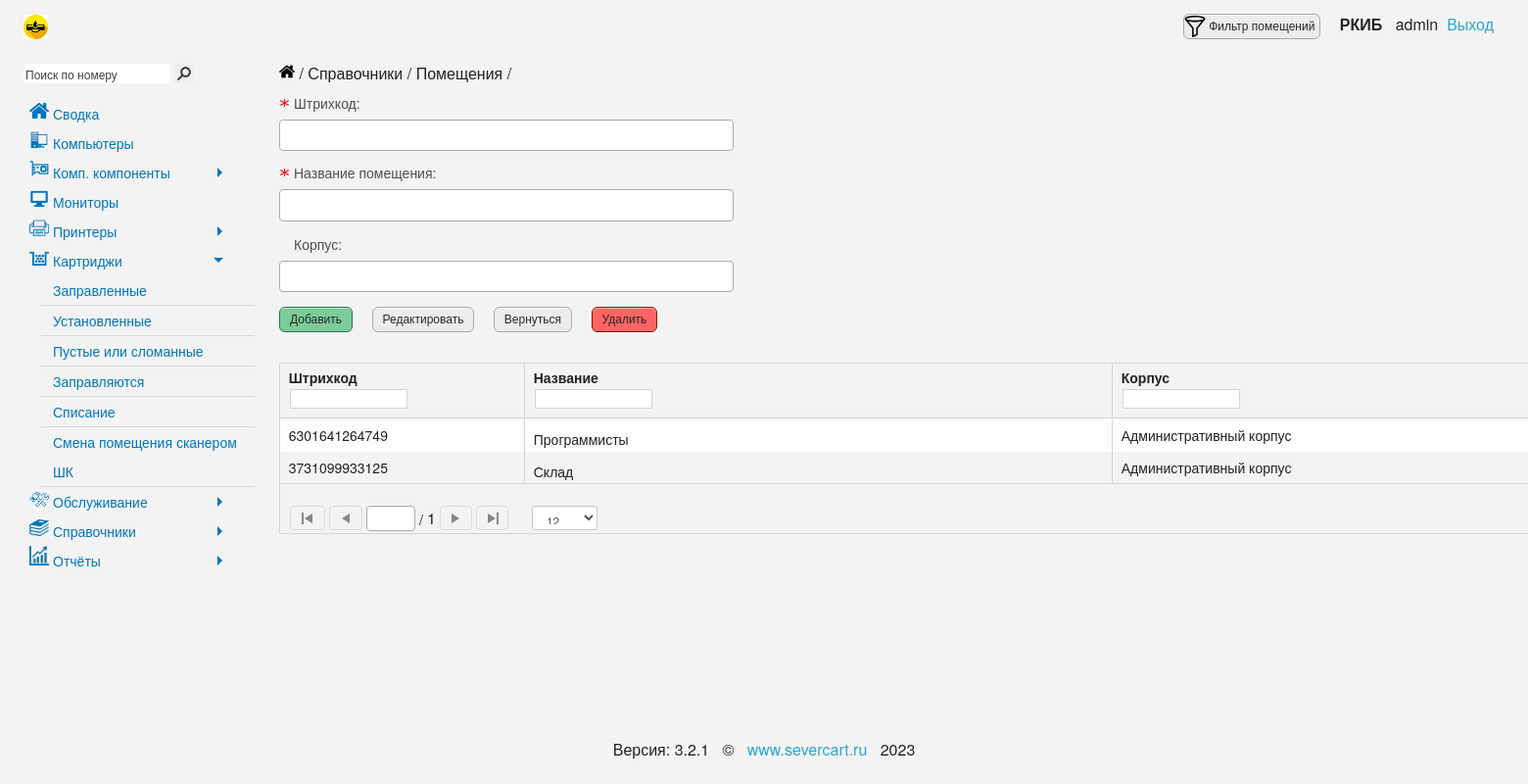
/cartridge/tree_list/, run on the app's committed database.
### cartridge/models.py (models this page shows, shortened)
class Placements(models.Model):  # Помещения
    barcode = models.IntegerField('Штрихкод', unique=True, db_index=True)
    name = models.CharField("Помещение", max_length=50, unique=True, db_index=True)
    branch = models.CharField("Корпус", max_length=50, blank=True, null=True)
    class Meta:
        verbose_name = 'Помещение'
        verbose_name_plural = 'Помещения'

### cartridge/views.py (the view, shortened to what this page needs)
# urls.py: path('tree_list/', tree_list, name='tree_list'),
@csrf_protect
@ensure_csrf_cookie
def tree_list(request):
    place = Placements.objects.order_by('name')
    count = Placements.objects.count()
    error = ''
    display = 'none'
    name = ''
    msg_display = 'none'
    err_display = 'none'
    form = PlacementsForm()
    data = {
        'form': form,
        'error': error,
        'display': display,
        'msg_display': msg_display,
        'err_display': err_display,
        'name': name,
        'place': place,
        'count': count
    }
    return render(request, 'cartridge/tree_list.html', data)

### cartridge/forms.py
class PlacementsForm(ModelForm):  # форма Помещения
    class Meta:
        model = Placements
        fields = ['barcode', 'name', 'branch']
        widgets = {
            'name': TextInput(attrs={
                'required': "True",
            }),
            'branch': TextInput(attrs={
                'name': 'branch',
            }),
            'barcode': NumberInput(attrs={
                'name': 'number_barcode',
                'id': "id_barcode"
            })
        }

### cartridge/templates/cartridge/tree_list.html (shortened to what this page needs)
{% extends 'cartridge/base.html' %}
{% block submenu %}Справочники / Помещения{% endblock %}
{% block content %}
    <div ng-controller="MainCtrl" class="ng-scope">
        <div class="row">
            <form action="" method="POST">
                <div class="large-4 columns">
                    <label class="required">Штрихкод:</label>
                    {{ form.barcode }}
                    <label class="required">Название помещения:</label>
                    {{ form.name }}
                    <label>Корпус:</label>
                    {{ form.branch }}
                </div>
                <div class="row marginTop">
                    <div class="large-12 columns" style="padding-left: 30px;">
                        <button class="button success" type="submit">Добавить</button>
                        <a class="button no_follow edit_node" href="#">Редактировать</a>
                        <a href="{% url 'add_items' %}" class="button">Вернуться</a>
                        <a class="button alert del_node" >Удалить</a>
                    </div>
            </form>
        </div>
    </div>
    <div class="row marginTop">
        <div class="large-12 columns ">
            <div class="ui-grid grid1675336387607" id="grid1">
                <div class="ui-grid-contents-wrapper">
                    <div class="ui-grid-render-container">
                        <div class="ui-grid-header">
                            <div class="ui-grid-top-panel">
                                <div class="ui-grid-header-viewport">
                                    <div class="ui-grid-header-canvas">
                                        <div class="ui-grid-header-cell-wrapper">
                                            <div role="row" class="ui-grid-header-cell-row">
                                                <div class="ui-grid-header-cell ui-grid-coluiGrid-0007">
                                                    <div role="button" tabindex="0" class="ui-grid-cell-contents">
                                                        <span class="ui-grid-header-cell-label" id="1675336387607-uiGrid-0007-header-text">Штрихкод</span>
                                                        <div class="ui-grid-filter-container">
                                                            <input type="text" class="ui-grid-filter-input" aria-label="Фильтр столбца" placeholder="">
                                                        </div>
                                                    </div>
                                                </div>
                                                <div class="ui-grid-header-cell ui-grid-coluiGrid-0006">
                                                    <div role="button" tabindex="0" class="ui-grid-cell-contents">
                                                        <span class="ui-grid-header-cell-label" id="1675336387607-uiGrid-0006-header-text">Название</span>
                                                    </div>
                                                    <div class="ui-grid-filter-container">
                                                        <input type="text" class="ui-grid-filter-input" aria-label="Фильтр столбца" placeholder="">
                                                    </div>
                                                </div>
                                                <div class="ui-grid-header-cell ui-grid-coluiGrid-0008">
                                                    <div role="button" tabindex="0" class="ui-grid-cell-contents">
                                                        <span class="ui-grid-header-cell-label" id="1675336387607-uiGrid-0008-header-text">Корпус</span>
                                                    </div>
                                                    <div class="ui-grid-filter-container">
                                                        <input type="text" class="ui-grid-filter-input" aria-label="Фильтр столбца" placeholder="">
                                                    </div>
                                                </div>
                                            </div>
                                        </div>
                                    </div>
                                </div>
                            </div>
                        </div>
                        <div class="ui-grid-viewport" style="overflow: hidden;">
                            <div class="ui-grid-canvas">
                                {% if place %}
                                    {% for el in place %}
                                        <div class="ui-grid-row ng-scope">
                                            <div class="ui-grid-cell ui-grid-coluiGrid-0007" id="1675770373642-0-uiGrid-0007-cell">
                                                <div class="ui-grid-cell-contents">{{ el.barcode }}</div>
                                            </div>
                                            <div class="ui-grid-cell ui-grid-coluiGrid-0006" id="1675770373642-0-uiGrid-0006-cell">
                                                <p class="ng-scope">
                                                    <span class="ou_5">{{ el.name }}</span>
                                                </p>
                                            </div>
                                            <div class="ui-grid-cell ui-grid-coluiGrid-0006" id="1675770373642-0-uiGrid-0008-cell">
                                                <div class="ui-grid-cell-contents">{{ el.branch }}</div>
                                            </div>
                                        </div>
                                    {% endfor %}
                                {% endif %}
                            </div>
                        </div>
                    </div>
                </div>
                <div class="ui-grid-pager-panel">
                    <div class="ui-grid-pager-container">
                        <div class="ui-grid-pager-control">
                            <button type="button" class="ui-grid-pager-first" title="Первая страница" aria-label="Первая страница" disabled="disabled">
                                <div class="first-triangle">
                                    <div class="first-bar"></div>
                                </div>
                            </button>
                            <button type="button" class="ui-grid-pager-previous" title="Предыдущая страница" aria-label="Предыдущая страница"
                                    disabled="disabled">
                                <div class="first-triangle prev-triangle"></div>
                            </button>
                            <input type="number" class="ui-grid-pager-control-input" title="Выбранная страница" aria-label="Выбранная страница">
                            <span class="ui-grid-pager-max-pages-number">
                                <abbr title="из">/ </abbr>1
                            </span>
                            <button type="button" class="ui-grid-pager-next" title="Следующая страница" aria-label="Следующая страница" disabled="disabled">
                                <div class="last-triangle"></div>
                            </button>
                            <button type="button" class="ui-grid-pager-last" title="Последняя страница" aria-label="Последняя страница" disabled="disabled">
                                <div class="last-triangle">
                                    <div class="last-bar"></div>
                                </div>
                            </button>
                        </div>
                        <div class="ui-grid-pager-row-count-picker">
                            <select class="ng-pristine ng-untouched ng-valid ng-not-empty" aria-labelledby="1675336387607-items-per-page-label">
                                <option label="12" value="number:12" selected="selected">12</option>
                            </select>
                        </div>
                    </div>
                </div>
            </div>
        </div>
    </div>
    </div>
{% endblock %}

### cartridge/templates/cartridge/static/css/style.css (style rules this page uses)
html, body { height: 100%; }
body { background: #f3f3f3; }
form label { margin-bottom: 10px; }
a, a:hover, a:focus { outline: none; }
div.wrapper form label, div.wrapper form input { display: inline-block; }
form input[type="text"], form input[type="password"] { margin: 0; }
.marginTop, form input[type="submit"].marginTop { margin-top: 15px; }
input[type='email'], input[type='number'], input[type='text'] { margin: 0; }
body input[type="text"], body input[type="password"], body input[type="date"], body input[type="datetime"], body input[type="datetime-local"], body input[type="month"], body input[type="week"], body input[type="email"], body input[type="number"], body input[type="search"], body input[type="tel"], body input[type="time"], body input[type="url"], body textarea { border-radius: 4px; border: 1px solid #aaa; box-shadow: none; -webkit-box-shadow: none; }
div.wrapper label.required, label.required { text-align: left; background: url('../img/aster.png') left center no-repeat; display: block; }
label { padding-left: 15px; }
a.button, input[type="submit"].button, button.button, label.button, label.button:focus, a.button:focus, input[type="submit"].button:focus, button.button:focus { outline: 0; padding: 0 10px; color: #282828; -webkit-border-radius: 6px; -moz-border-radius: 6px; border-radius: 6px; background-color: #ececec; border: 1px solid #a8a8a8; cursor: pointer; font-weight: normal; text-decoration: none; text-align: center; height: 26px; line-height: 25px; display: inline-block; vertical-align: middle; margin: 0 15px 0 0; font-family: arial, sans-serif; font-weight: normal; font-size: 12px; }
button.success:link, .button.success:link, input[type="submit"].button.success:link, button.success:visited, .button.success, button.success, .button.success:visited, input[type="submit"].button.success:visited { background-color: #7BCC9A; border-color: #2D7347; color: #282828; }
a.button.alert, input[type="submit"].button.alert { color: #282828; background-color: #ff6464; border: 1px solid #821B09; }
.content .row { max-width: 100%; }
div.ui-grid-pager-panel { bottom: -5px; }
.ui-grid-contents-wrapper .ui-grid-cell { font-size: 14px; padding: 0.625em; }
.ui-grid-contents-wrapper .ui-grid-cell-contents { padding: 0; display: inline; }
.ui-grid-contents-wrapper span.ui-grid-header-cell-label { padding: 0.625em; font-size: 14px; }
.ui-grid-contents-wrapper input[type="text"].ui-grid-filter-input { width: 120px; height: 20px; font-style: normal; display: inline-block; }
.ui-grid-header-cell-wrapper .ui-grid-header-cell { vertical-align: middle; }
.ng-scope { width: 1483px; }
div.ui-grid-header-cell-row { height: 55px; }
div.ui-grid-pager-panel { height: 20px; }
div.ui-grid-pager-container, div.ui-grid-pager-count-container { margin-top: -15px; }
div.ui-grid-cell, div.ui-grid-cell .ng-scope { white-space: nowrap; overflow: hidden; text-overflow: ellipsis; }
input[type="file"], input[type="checkbox"], input[type="radio"], select { margin: 0; }

### cartridge/templates/cartridge/static/css/pm_widget.css (style rules this page uses)
form { -webkit-touch-callout: none; -webkit-user-select: none; -khtml-user-select: none; -moz-user-select: none; -ms-user-select: none; user-select: none; }
form label { display: block; }

### data on the page
Placements: barcode "6301641264749", name "Программисты", branch "Административный корпус"
Placements: barcode "3731099933125", name "Склад", branch "Административный корпус"
